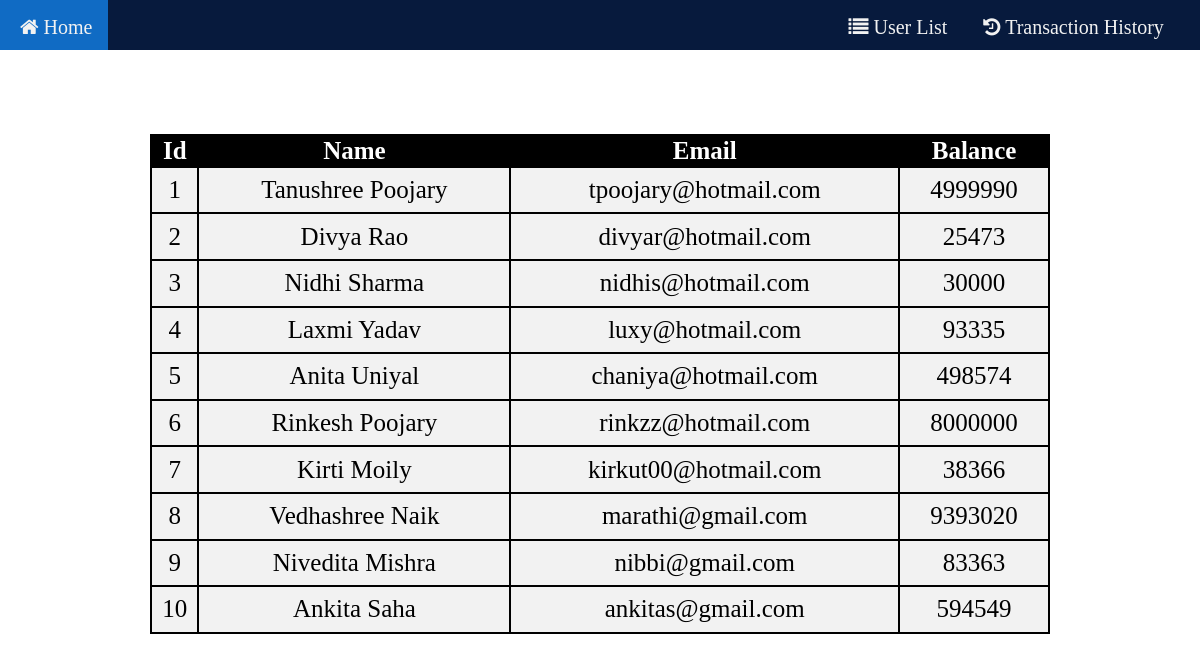
Page /table.php on the committed database.
### tables this page shows
CREATE TABLE `user_list` (
  `id` int(20) NOT NULL,
  `name` varchar(20) NOT NULL,
  `email` varchar(20) NOT NULL,
  `balance` float NOT NULL
);

### table.php (the view, shortened to what this page needs)
<?php
		$conn = mysqli_connect("localhost", "root", "", "user");
?>
<!DOCTYPE html>
<html>
<head>
<link rel="stylesheet" href="https://cdnjs.cloudflare.com/ajax/libs/font-awesome/4.7.0/css/font-awesome.min.css">
    <link rel="stylesheet" type="text/css" href="navbar.css">
</head>
<body>
    <div id="navbar">
  <a class="hi" href="index.php"><i class="fa fa-home"></i> Home</a>
  <a class="hello" href="table.php"><i class="fa fa-list"></i> User List</a>
  <a class="bye" href="transaction.php"><i class="fa fa-history"></i> Transaction History</a>
  </div>
    <h1><u>User List</u></h1>
    <table class="center">
    <thead>
        <tr>
            <th>Id</th>
            <th>Name</th>
            <th>Email</th>
            <th>Balance</th>
        </tr>
    </thead>
    <tbody>
        <?php $sql = "SELECT id, name, email, balance FROM user_list";
        $result = mysqli_query($conn, $sql);?>
        <?php while( $row = mysqli_fetch_array($result)) : ?>
        <tr>
            <td><?php echo $row['id']; ?></td>
            <td><?php echo $row['name']; ?></td>
            <td><?php echo $row['email']; ?></td>
            <td><?php echo $row['balance']; ?></td>
        </tr>
        <?php endwhile ?>
    </tbody>
</table>
</body>
</html>

### navbar.css (style rules this page uses)
#navbar { overflow: hidden; background-color: #071a3d; height: 50px; font-size: 35px; }
#navbar a { float: left; display: block; color: #f2f2f2; text-align: center; padding: 16px; text-decoration: none; padding-left: 20px; }
.hello { margin-left: 20px; float: right; }
.bye { margin-right: 20px; float: right; }
.hi { margin-right: 700px; float: right; }

### table.php (style rules this page uses)
table, th,tr,td { border: 2px solid black; }
.center { margin-left: auto; margin-right: auto; border-collapse: collapse; }
table { width: 900px; height: 500px; color: black; font-size: 30px; border-color: black; }
h1 { text-align: center; color: white; font-size: 40px; margin-top:10px; }
body { background-image: url("https://vistapointe.net/images/ordinary-wallpaper-13.jpg?size=626&ext=jpg"); background-repeat: no-repeat; background-size: cover; margin: 0; }
th, td { text-align: center; }
th { background-color: black ; color: white; border: 2px solid black; font-family:'Stencil',serif; }
a { font-size:20px; }
tr { font-size:25px; border: 2px solid black; background-color: #f2f2f2; }

### rows in the picture
user_list: id "1", name "Tanushree Poojary", email "tpoojary@hotmail.com", balance "4999990"
user_list: id "2", name "Divya Rao", email "divyar@hotmail.com", balance "25473"
user_list: id "3", name "Nidhi Sharma", email "nidhis@hotmail.com", balance "30000"
user_list: id "4", name "Laxmi Yadav", email "luxy@hotmail.com", balance "93335"
user_list: id "5", name "Anita Uniyal", email "chaniya@hotmail.com", balance "498574"
user_list: id "6", name "Rinkesh Poojary", email "rinkzz@hotmail.com", balance "8000000"
user_list: id "7", name "Kirti Moily", email "kirkut00@hotmail.com", balance "38366"
user_list: id "8", name "Vedhashree Naik", email "marathi@gmail.com", balance "9393020"
user_list: id "9", name "Nivedita Mishra", email "nibbi@gmail.com", balance "83363"
user_list: id "10", name "Ankita Saha", email "ankitas@gmail.com", balance "594549"
